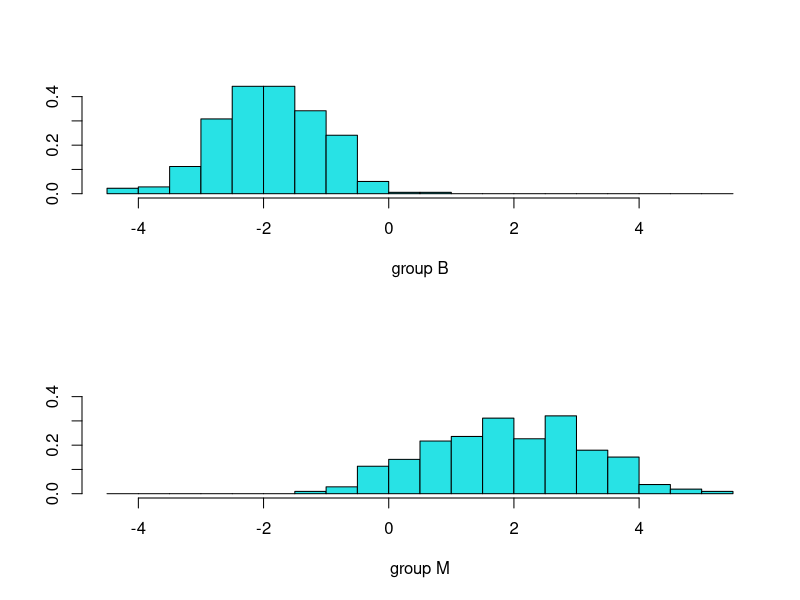
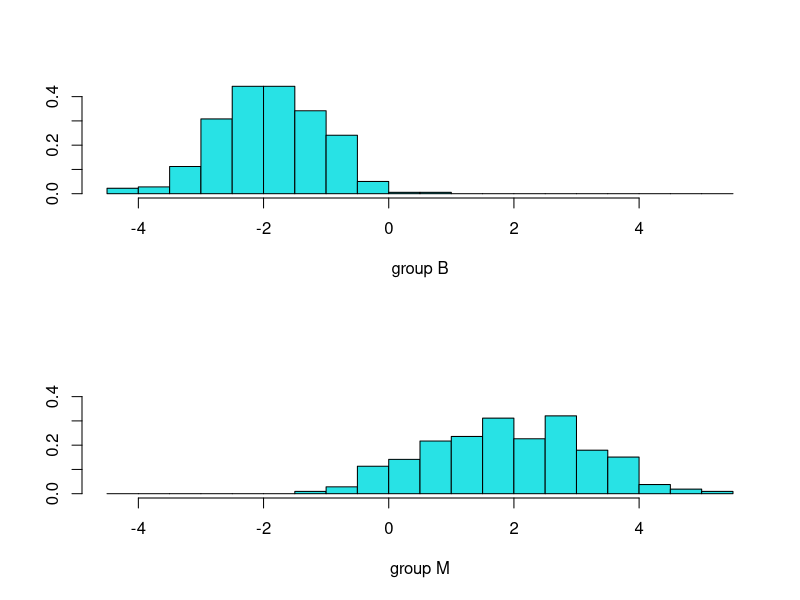
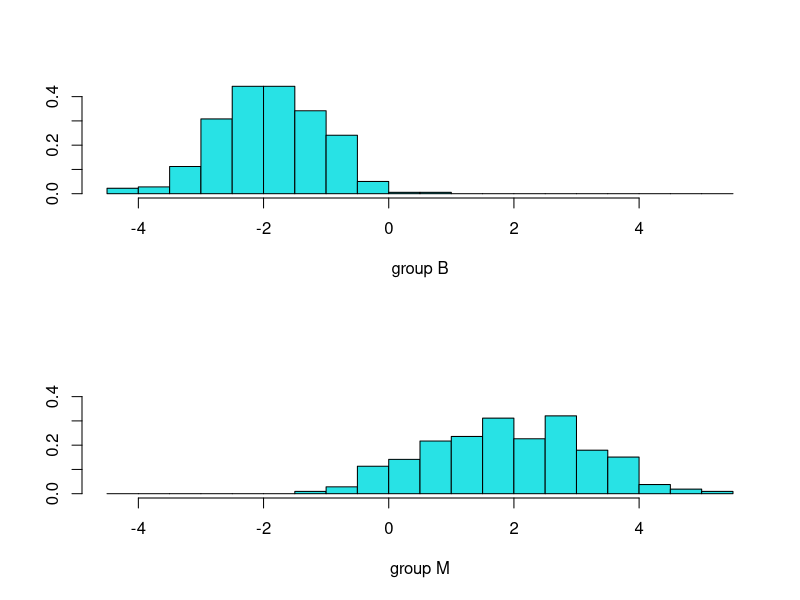

Source code (R) for these figures, in order:
## ---- chunk 1
knitr::opts_chunk$set(echo = TRUE)
## ---- chunk 2
data <- read.csv("data/data_cleaned.csv", header = TRUE, sep = ",")
data$diagnosis <- as.factor(data$diagnosis)

train_data <- read.csv("data/train_data.csv", header = TRUE, sep = ",")
train_data$diagnosis <- as.factor(train_data$diagnosis)

test_data <- read.csv("data/test_data.csv", header = TRUE, sep = ",")
test_data$diagnosis <- as.factor(test_data$diagnosis)
## ---- chunk 3
head(data)
# dim(data)
# str(data)
## ---- chunk 4
library(MASS)
## ---- chunk 5
res.afd <- lda(diagnosis ~ ., data = data)
res.afd
## ---- chunk 6
plot(res.afd)
## ---- chunk 7
library("FactoMineR")
## ---- chunk 8

## ---- chunk 9
plot(res.afd, choix="var")
## ---- chunk 10
plot(res.afd, choix="ind")
## ---- chunk 11
